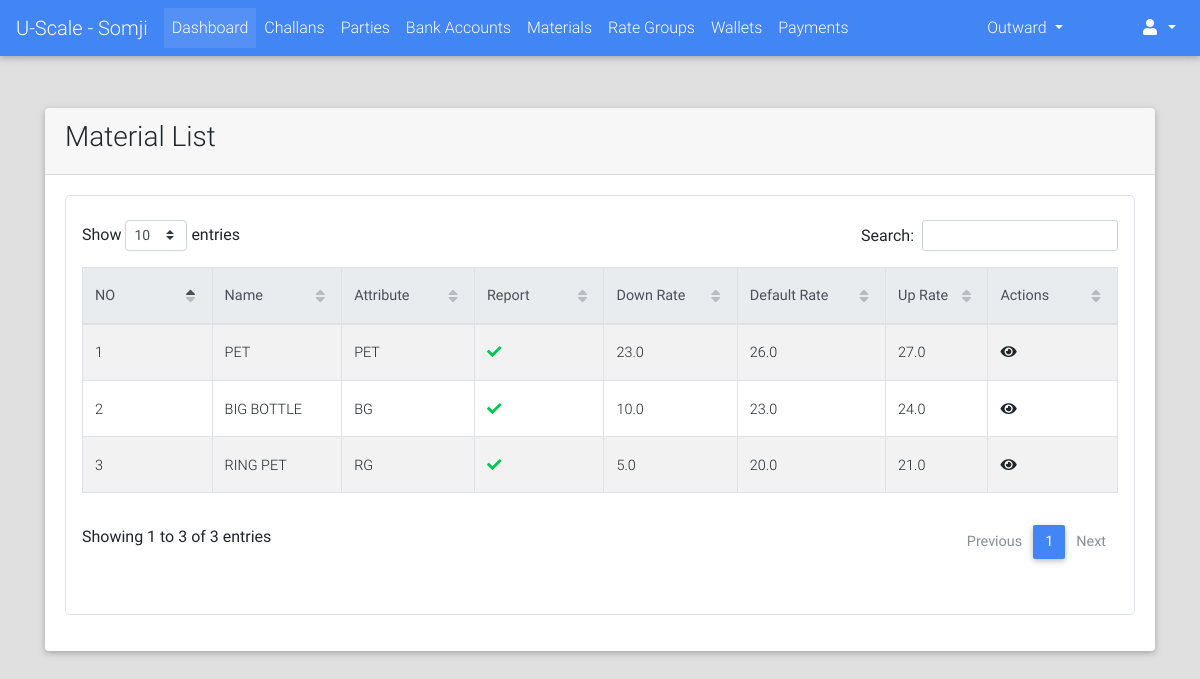
Page /materials/list/ (signed in) on the earlier database version.
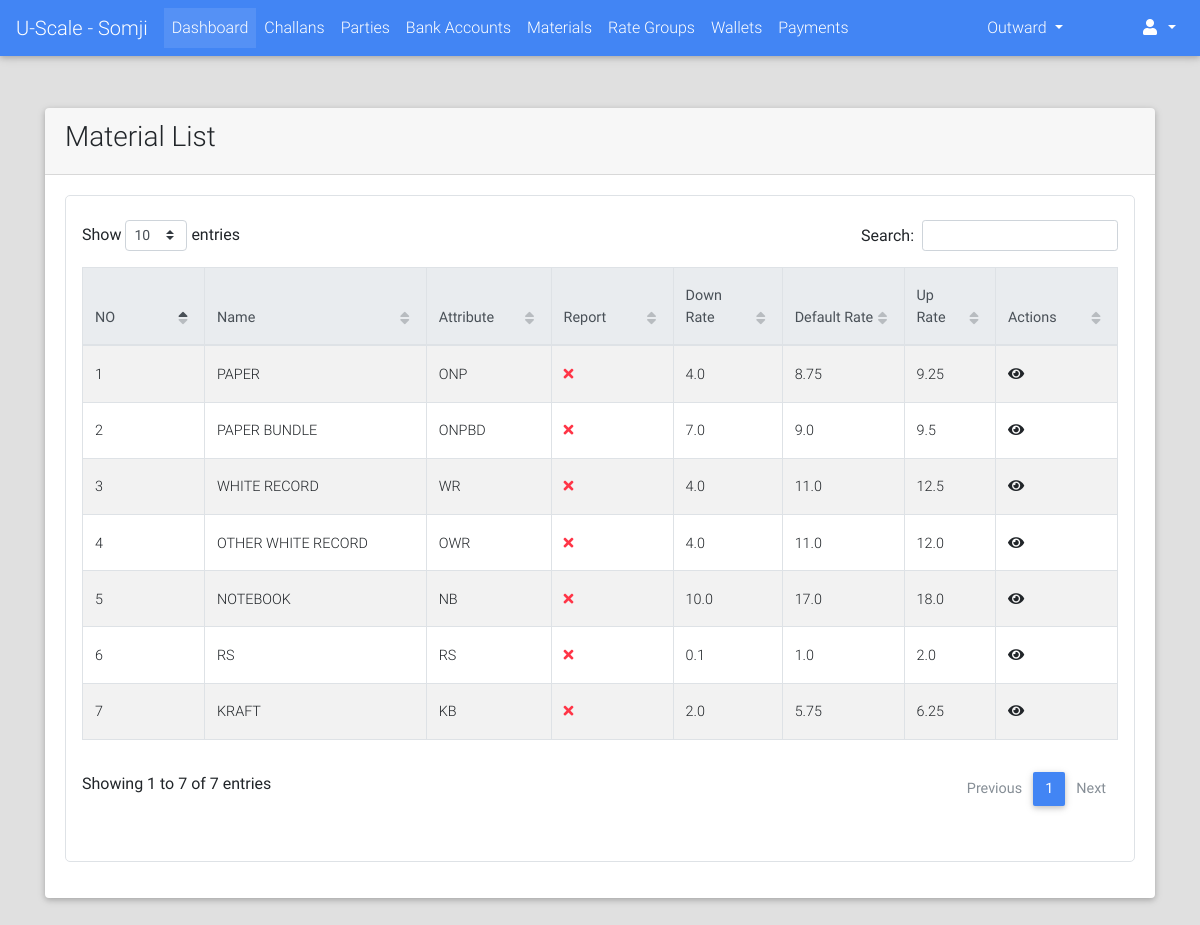
Same page on the later database version.
### materials/models.py (models this page shows, shortened)
class Material(models.Model):
    name = models.CharField(max_length=64)
    attribute = models.CharField(max_length=6, blank=True)
    material_code = models.CharField(max_length=12)
    extra_info = models.TextField(blank=True)
    has_report = models.BooleanField(default=False)
    merge_material = models.ForeignKey("self", related_name="merge_materials", on_delete=models.SET_NULL, blank=True, null=True)
    up_rate = models.FloatField(default=1.0, validators=[MinValueValidator(limit_value=0.1)])
    default_rate = models.FloatField(default=1.0, validators=[MinValueValidator(limit_value=0.1)])
    down_rate = models.FloatField(default=1.0, validators=[MinValueValidator(limit_value=0.1)])
    is_active = models.BooleanField(default=True)
    @property
    def get_absolute_url(self):
        return reverse_lazy("materials:detail", kwargs={"material_code": self.material_code})

### materials/views.py (the view)
class MaterialListView(LoginRequiredMixin, ListView):
    model = Material
    context_object_name = "materials"
    template_name = "materials/list.html"
    def get_queryset(self):
        qs = super().get_queryset()
        return qs.filter(is_active=True)

### portal/templates/materials/list.html (shortened to what this page needs)
{% extends "portal/base.html" %}
{% load crispy_forms_tags %}
{% load static %}
{% block custom_links %}
    <link href="{% static "css/addons/datatables.min.css" %}" rel="stylesheet">
    <link href="{% static "css/addons/datatables-select.min.css" %}" rel="stylesheet">
{% endblock %}
{% block content %}
    <br><br>
    <div class="container">
        <div class="card">
            <div class="card-header">
                <div class="m-auto">
                    <h3 class=>Material List</h3>
                </div>
            </div>
            <div class="card-body">
                 <div class="table p-3 border" style="border-radius: 5px">
                    <table id="dt-basic-checkbox" class="table table-striped table-bordered" cellspacing="0" width="100%">
                         <thead class="thead-light">
                            <th class="th-sm">NO</th>
                            <th class="th-sm">Name</th>
                            <th class="th-sm">Attribute</th>
                            <th class="th-sm">Report</th>
                            <th>Down Rate</th>
                            <th>Default Rate</th>
                            <th>Up Rate</th>
                            <th class="th-sm">Actions</th>
                         </thead>
                         <tbody>
                             {% if materials %}
                                 {% for material in materials %}
                                     <tr>
                                        <td>{{ forloop.counter }}</td>
                                         <td><a href="{{ material.get_absolute_url }}">{{ material.name }}</a></td>
                                        <td>{{ material.attribute }}</td>
                                        <td>
                                            {% if material.has_report %}
                                                <i class="fa fa-check text-success"></i>
                                            {% else %}
                                                <i class="fa fa-times text-danger"></i>
                                            {% endif %}
                                        </td>
                                        <td>{{ material.down_rate }}</td>
                                        <td>{{ material.default_rate }}</td>
                                        <td>{{ material.up_rate }}</td>
                                        <td><a href="{{ material.get_absolute_url }}"><i class="fa fa-eye"></i></a></td>
                                     </tr>
                                 {% endfor %}
                             {% else %}
                                 <span class="text-black-50 font-weight-bold">No Parties Found</span>
                             {% endif %}
                         </tbody>
                    </table>
                 </div>
            </div>
        </div>
    </div>
{% endblock %}

### portal/templates/portal/base.html (shortened to what this page needs)
{% load static %}
<!DOCTYPE html>
<html lang="en">
<head>
    <link rel="stylesheet" href="https://use.fontawesome.com/releases/v5.8.2/css/all.css">
    <link href="{% static "css/bootstrap.min.css" %}" rel=  "stylesheet">
    <link href="{% static "css/mdb.min.css" %}" rel="stylesheet">
    <link href="{% static "css/style.css" %}" rel="stylesheet">
    {% block custom_links %}
    {% endblock %}
</head>
<body style="background-color: #e0e0e0!important;">
    {% if user.is_authenticated %}
        {% include "portal/header.html" %}
    {% endif %}
    {% block content %}
    {% endblock %}
    <br><br><br>
</body>
</html>

### portal/templates/portal/header.html (shortened to what this page needs)
{% load static  %}
<nav class="mb-1 navbar navbar-expand-lg navbar-dark primary-color">
  <a class="navbar-brand" href="#">U-Scale - Somji</a>
  <div class="collapse navbar-collapse" id="navbarSupportedContent-333">
    <ul class="navbar-nav mr-auto">
      <li class="nav-item active">
        <a class="nav-link" href="{% url "portal:home" %}">Dashboard
        </a>
      </li>
      <li class="nav-item">
        <a class="nav-link" href="{% url "challans:list" %}">Challans</a>
      </li>
      <li class="nav-item">
        <a class="nav-link" href="{% url "parties:list" %}">Parties</a>
      </li>
      <li class="nav-item">
        <a class="nav-link" href="{% url "bank_accounts:list" %}">Bank Accounts</a>
      </li>
      <li class="nav-item">
        <a class="nav-link" href="{% url "materials:list" %}">Materials</a>
      </li>
      <li class="nav-item">
        <a class="nav-link" href="{% url "rates:rate_group_list" %}">Rate Groups</a>
      </li>
      <li class="nav-item">
        {% if user.is_staff or user.is_superuser %}
            <a class="nav-link bg-success" href="{% url "cms_admin:wallet_list" %}">Wallets</a>
        {% else %}
            <a class="nav-link" href="{% url "parties:wallet_list" %}">Wallets</a>
        {% endif %}
      </li>
      <li class="nav-item">
        {% if user.is_staff or user.is_superuser %}
            <a class="nav-link bg-success" href="{% url "cms_admin:payments_list" %}">Payments</a>
        {% else %}
            <a class="nav-link" href="{% url "payments:list" %}">Payments</a>
        {% endif %}
      </li>
    </ul>
    <ul class="navbar-nav ml-auto nav-flex-icons">
      <li class="nav-item dropdown">
        <a class="nav-link dropdown-toggle" id="navbarDropdownMenuLink-333" data-toggle="dropdown"
          aria-haspopup="true" aria-expanded="false">
            Outward
        </a>
      </li>
    </ul>
    <ul class="navbar-nav ml-auto nav-flex-icons">
      <li class="nav-item dropdown">
        <a class="nav-link dropdown-toggle" id="navbarDropdownMenuLink-333" data-toggle="dropdown"
          aria-haspopup="true" aria-expanded="false">
          <i class="fas fa-user"></i>
        </a>
      </li>
    </ul>
  </div>
</nav>

Differences in the rows shown:
changed Material: name "PET" → "PAPER"; attribute "PET" → "ONP"; has_report True → False (drawn); down_rate "23.0" → "4.0"; default_rate "26.0" → "8.75"; up_rate "27.0" → "9.25"
changed Material: name "BIG BOTTLE" → "PAPER BUNDLE"; attribute "BG" → "ONPBD"; has_report True → False (drawn); down_rate "10.0" → "7.0"; default_rate "23.0" → "9.0"; up_rate "24.0" → "9.5"
changed Material: name "RING PET" → "WHITE RECORD"; attribute "RG" → "WR"; has_report True → False (drawn); down_rate "5.0" → "4.0"; default_rate "20.0" → "11.0"; up_rate "21.0" → "12.5"
added Material: name "OTHER WHITE RECORD", attribute "OWR", has_report False (drawn), down_rate "4.0", default_rate "11.0", up_rate "12.0"
added Material: name "NOTEBOOK", attribute "NB", has_report False (drawn), down_rate "10.0", default_rate "17.0", up_rate "18.0"
added Material: name "RS", attribute "RS", has_report False (drawn), down_rate "0.1", default_rate "1.0", up_rate "2.0"
added Material: name "KRAFT", attribute "KB", has_report False (drawn), down_rate "2.0", default_rate "5.75", up_rate "6.25"
Other differences:
text written by a page script: "Show entries Search: Showing 1 to 3 of 3 entries Previous 1 Next" → "Show entries Search: Showing 1 to 7 of 7 entries Previous 1 Next"
